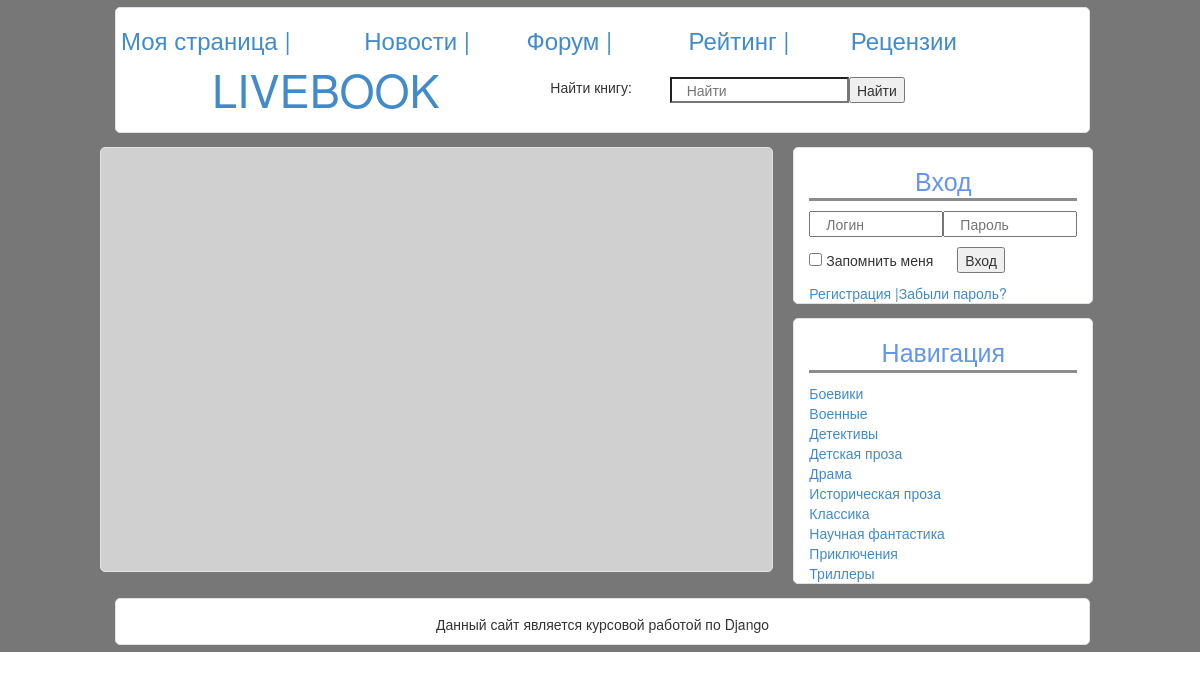
Before: /news/ with the older database file.
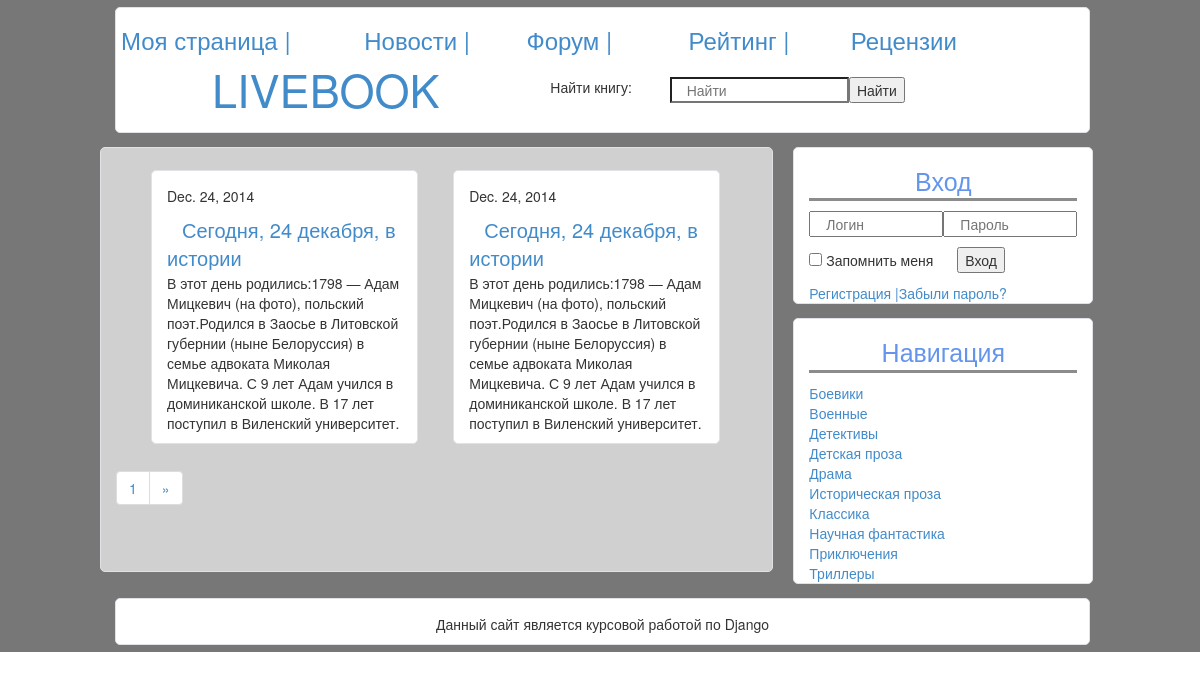
After: the same page with the newer database file.
### Livebook/models.py (models this page shows)
class News(models.Model):
    title = models.TextField()
    text = models.TextField()
    date = models.DateField()

### Livebook/views.py (the view)
# urls.py: url(r'^news/$',  NewsView.as_view(), name='news'),
class NewsView(ListView):
    model = News
    template_name = "Livebook/news.html"
    context_object_name = "news"
    paginate_by = 2
    def get_queryset(self):
        qs = News.objects.order_by("-date")
        return qs

### Livebook/templates/Livebook/news.html (shortened to what this page needs)
{% extends 'Livebook/base.html' %}
{% block content %}
 {% for item in news %}
        <div class="col-md-5 jumbotron-white book" >
            <p>{{ item.date }}</p>
            <div class="row">
                <a class="book-title">{{ item.title }}</a>
            </div>
            <p>{{ item.text }}</p>
        </div>
    {% endfor %}
    {% if is_paginated %}
         <nav>
            <ul class="pagination">
                <li><a href="#">{{ page_obj.number }}</a></li>
                {% if page_obj.has_next %}
                  <li>  <a href="/news?page={{ page_obj.next_page_number }}">&raquo;</a></li>
                {% endif %}
            </ul>
       </nav>
    {% endif %}
{% endblock %}

Changed rows visible on the page:
added News: date "Dec. 24, 2014", title "Сегодня, 24 декабря, в истории", text "В этот день родились:1798 — Адам Мицкевич (на фото), польский поэт.Родился в Заосье в Литовской губернии (ныне Белоруссия) в семье адвоката Миколая Мицкевича. С 9 лет Адам учился в доминиканской школе. В 17 лет поступил в Виленский университет."
added News: date "Dec. 24, 2014", title "Сегодня, 24 декабря, в истории", text "В этот день родились:1798 — Адам Мицкевич (на фото), польский поэт.Родился в Заосье в Литовской губернии (ныне Белоруссия) в семье адвоката Миколая Мицкевича. С 9 лет Адам учился в доминиканской школе. В 17 лет поступил в Виленский университет."
Other visible differences:
{{ page_obj.number }}: (not shown) → "1"
